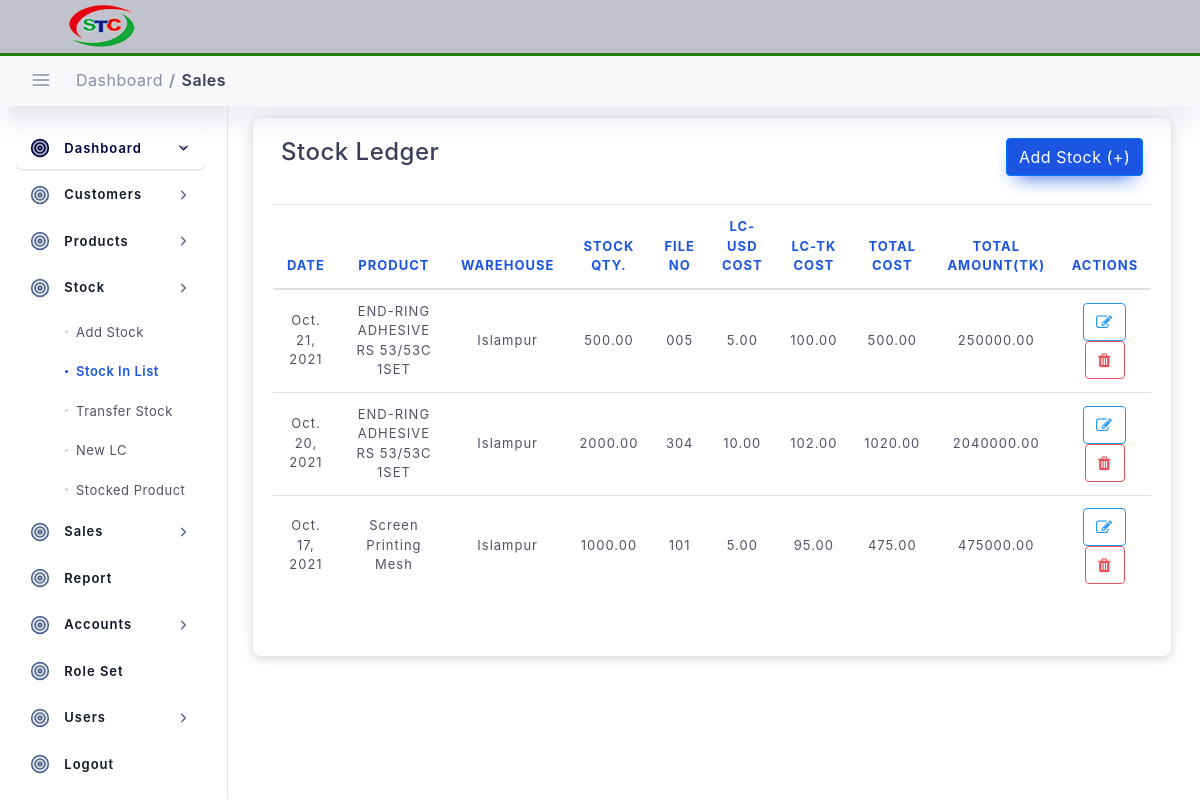
The app's page /stock/stock-in-list (signed in), older data.
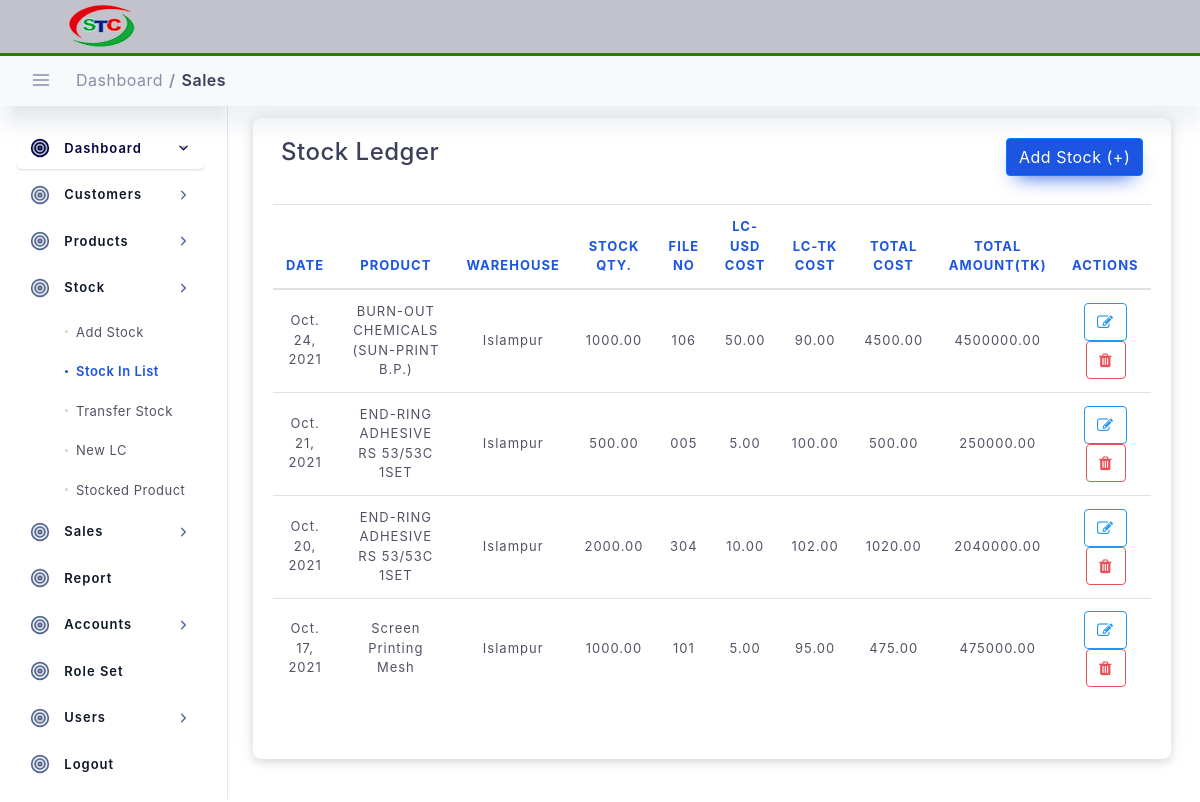
The same page, newer data.
### stock/models.py (models this page shows, shortened)
class Stock(models.Model):
    transaction_no = models.CharField(max_length=100, primary_key=True, default=transaction_no)
    created_at = models.DateTimeField(blank=True, null=True, auto_now_add=True)
    updated_at = models.DateTimeField(blank=True, null=True, auto_now=True)
    stock_in_date = models.DateField(blank=True, null=True)
    product = models.ForeignKey(Products, on_delete=models.DO_NOTHING, )
    warehouse = models.ForeignKey(Warehouse, on_delete=models.DO_NOTHING, )
    quantity = models.DecimalField(max_digits=20, decimal_places=2)
    file_no = models.CharField(max_length=100)
    lc_per_dollar_cost_tk = models.DecimalField(max_digits=20, decimal_places=2)
    lc_unit_cost_usd = models.DecimalField(max_digits=20, decimal_places=2)
    lc_unit_cost_tk = models.DecimalField(max_digits=20, decimal_places=2)
    total_amount_tk = models.DecimalField(max_digits=20, decimal_places=2)
    author = models.ForeignKey(User, on_delete=models.DO_NOTHING, )
    is_active = models.BooleanField(default=True)
    class Meta:
        unique_together = (('stock_in_date', 'file_no', 'product'),)

### setup_data/models.py (models this page shows)
class Products(models.Model):
    created_at = models.DateTimeField(blank=True, null=True, auto_now_add=True)
    updated_at = models.DateTimeField(blank=True, null=True, auto_now=True)
    product_name = models.CharField(max_length=100, )
    packing = models.CharField(max_length=20, blank=True, null=True)
    price = models.DecimalField(max_digits=20, decimal_places=2)
    author = models.ForeignKey(User, on_delete=models.DO_NOTHING, )
    category = models.ForeignKey(Category, on_delete=models.DO_NOTHING, )
    origin = models.ForeignKey(Origin, on_delete=models.DO_NOTHING, )
    is_active = models.BooleanField(default=True)
    def __str__(self):
        return self.product_name

class Warehouse(models.Model):
    created_at = models.DateTimeField(blank=True, null=True, auto_now_add=True)
    updated_at = models.DateTimeField(blank=True, null=True, auto_now=True)
    warehouse_name = models.CharField(max_length=100)
    author = models.ForeignKey(User, on_delete=models.DO_NOTHING, )
    is_active = models.BooleanField(default=True)
    def __str__(self):
        return self.warehouse_name

### stock/views.py (the view)
# urls.py: path('stock-in-list', views.StockInListView.as_view(), name="stock-in-list"),
class StockInListView(LoginRequiredMixin, ListView, ):
    model = Stock  # Model I want to Covert to List
    template_name = 'stock/stock_in_list.html'  # Template Name
    context_object_name = 'stocks'  # Change default name of objectList
    ordering = ['-stock_in_date', '-updated_at']  # Ordering post LIFO
    paginate_by = 10  # number of page I want to show in single page
    def get_context_data(self, **kwargs):
        context = super().get_context_data(**kwargs)
        context["title"] = "Stock In List"
        context["nav_bar"] = "stock_in_list"
        context['stock_list'] = self.model.objects.all()
        return context

### templates/stock/stock_in_list.html (shortened to what this page needs)
{% extends "main/base.html" %}
{% load static %}
{% block content %}
<div class="col-lg-12 p-4">
    <div class="statbox widget box box-shadow">
        <div class="widget-header">
            <div class="row pb-4">
                <div class="mb-1 col-lg-8">
                    <h4>Stock Ledger</h4>
                </div>
                <div class="mb-1 col-lg-4">
                    <a href="{% url 'add-stock' %}" class="btn btn-primary float-right">Add Stock (+)</a>
                </div>
            </div>
        </div>
        <div class="scrollme">
            <table class="table table-hover" id="dataTable">
                <thead>
                <tr>
                    <th class="text-center">Date</th>
                    <th class="text-center">Product</th>
                    <th class="text-center">Warehouse</th>
                    <th class="text-center">Stock Qty.</th>
                    <th class="text-center">File No</th>
                    <th class="text-center">LC-USD Cost</th>
                    <th class="text-center">LC-TK Cost</th>
                    <th class="text-center">Total Cost</th>
                    <th class="text-center">Total Amount(TK)</th>
                    <th class="text-center">Actions</th>
                </tr>
                </thead>
                <tbody>
                {% for stock in stocks %}
                <tr>
                    <td class="text-center">{{stock.stock_in_date}}</td>
                    <td class="text-center">{{stock.product}}</td>
                    <td class="text-center">{{stock.warehouse}}</td>
                    <td class="text-center">{{stock.quantity}}</td>
                    <td class="text-center">{{stock.file_no}}</td>
                    <td class="text-center">{{stock.lc_unit_cost_usd}}</td>
                    <td class="text-center">{{stock.lc_per_dollar_cost_tk}}</td>
                    <td class="text-center">{{stock.lc_unit_cost_tk}}</td>
                    <td class="text-center">{{stock.total_amount_tk}}</td>
                    <td class="text-center">
                        <a href="#" class="btn btn-outline-info"><i class="fa fa-edit"></i></a>
                        <a href="#" class="btn btn-outline-danger"><i class="fa fa-trash"></i></a>
                    </td>
                </tr>
                {% endfor %}
                </tbody>
            </table>
            <div class="d-flex justify-content-center">
            </div>
        </div>
    </div>
</div>
{% endblock content %}

Row changes from the older to the newer data that the page shows:
added Stock: stock_in_date "Oct. 24, 2021", product "BURN-OUT CHEMICALS (SUN-PRINT B.P.)", warehouse "Islampur", quantity "1000.00", file_no "106", lc_unit_cost_usd "50.00", lc_per_dollar_cost_tk "90.00", lc_unit_cost_tk "4500.00", total_amount_tk "4500000.00"
